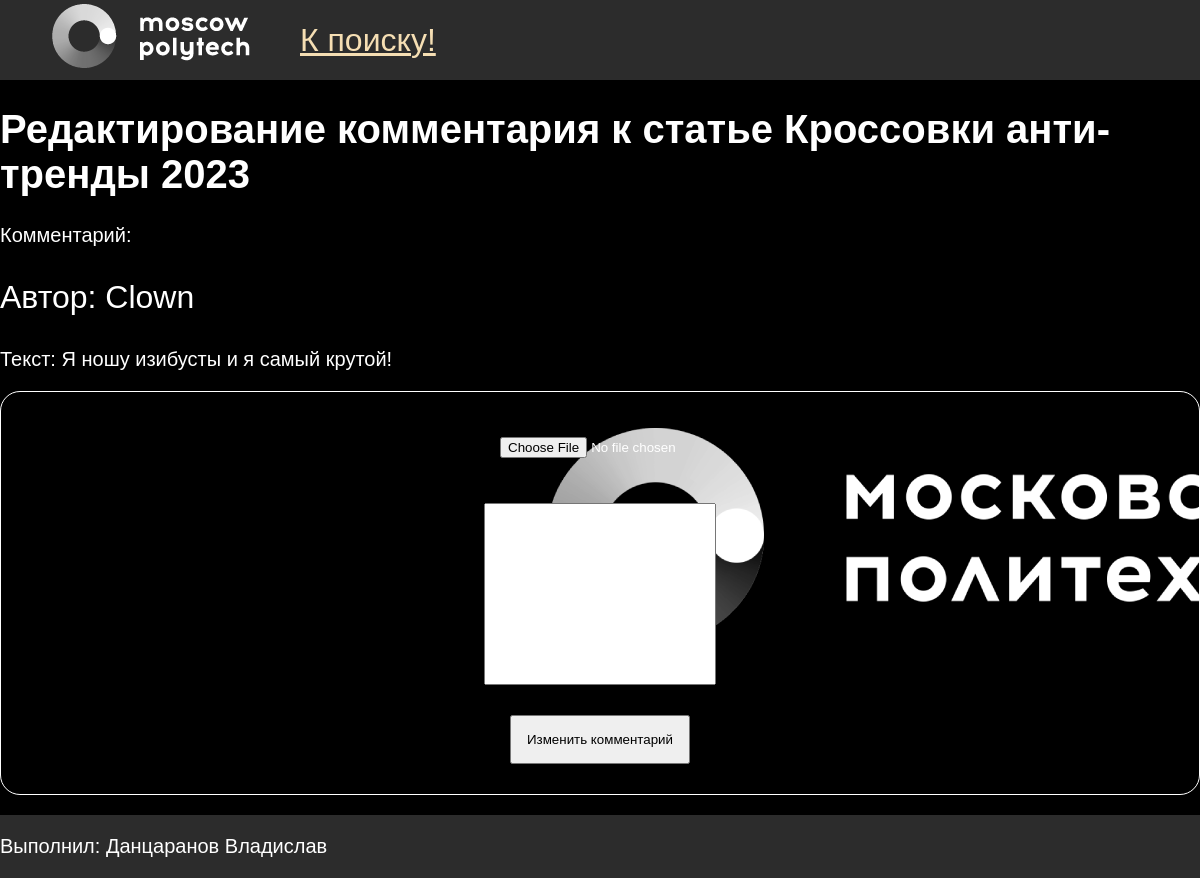
/articles/2/detail_comment/2, run on an earlier commit of the app's database.
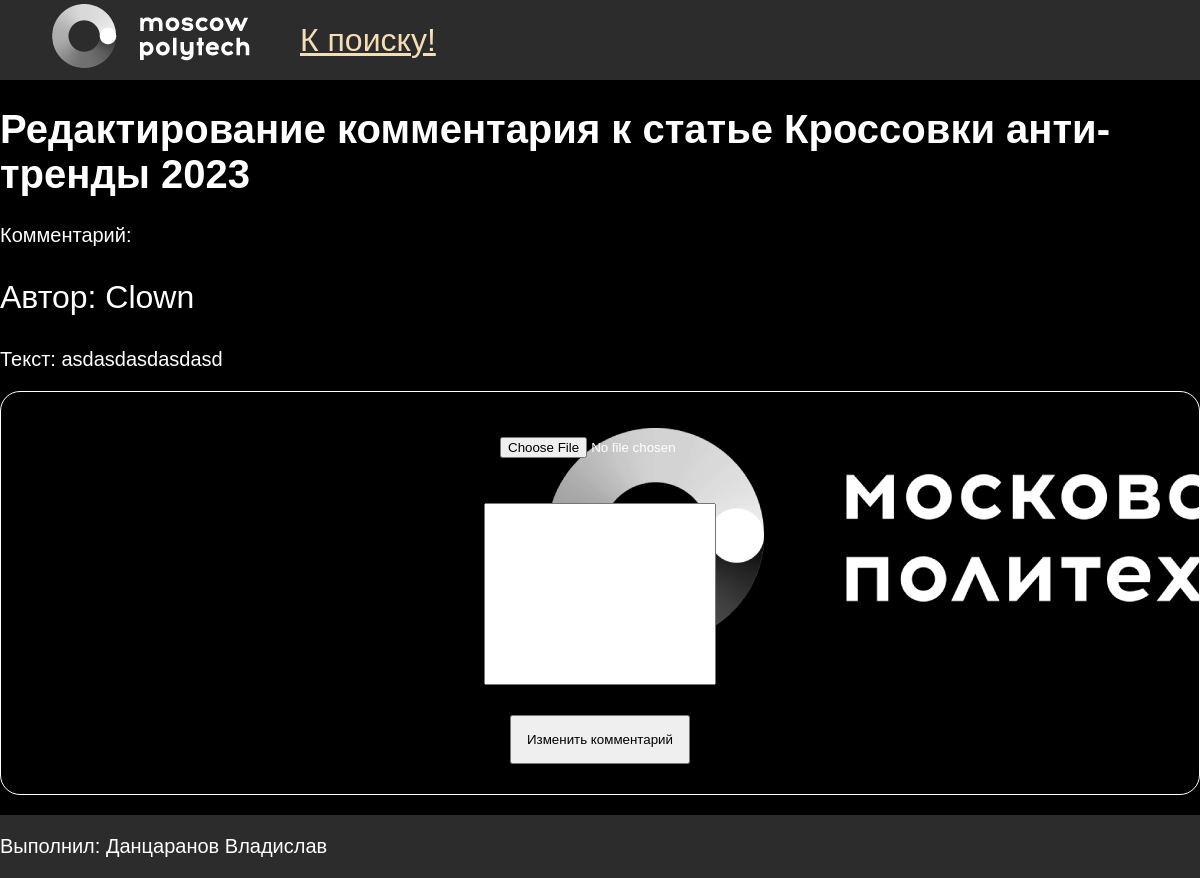
And on a later commit of the database.
### articles/models.py (models this page shows, shortened)
class Comment(models.Model):
    article = models.ForeignKey(Article, on_delete=models.CASCADE)
    author_name = models.CharField('Имя автора', max_length=50)
    comment_text = models.CharField('Текст комментария', max_length=200)
    image = models.ImageField('Изображение', upload_to='comment_images/', blank=True, null=True)
    class Meta:
        verbose_name = 'Комментарий'
        verbose_name_plural = 'Комментарии'

### articles/views.py (the view)
# urls.py: path('<int:article_id>/detail_comment/<int:comment_id>', views.detail_comment, name='detail_comment'),
def detail_comment(request, article_id, comment_id):
    try:
        comment = Comment.objects.get(id=comment_id)
        article = Article.objects.get(id=article_id)
    except:
        raise Http404("comment не найден")
    return render(request, 'articles/detail_comment.html', {'comment': comment, 'article': article})

### articles/templates/articles/detail_comment.html (shortened to what this page needs)
{% extends 'articles/base.html' %}
{% block content %}
<div class="wrapper">
    <h1>Редактирование комментария к статье {{article.article_title}}</h1>
    <p>Комментарий:</p>
    <p style="font-size: 32px ;"> Автор: {{comment.author_name}} </p>
    <p> Текст: {{comment.comment_text}} </p>
    <form action="{% url 'articles:edit_comment' article.id comment.id%}" method="POST" enctype="multipart/form-data">
        <input type="file" name="image" accept="image/*">
        <textarea name="comment" cols="30" rows="10" required placeholder="Ваш комментарий">
         </textarea>
        <button type="submit">Изменить комментарий</button>
    </form>
</div>
{% endblock %}

What changed in the data, as far as the page shows it:
changed Comment "Clown": comment_text "Я ношу изибусты и я самый крутой!" → "asdasdasdasdasd"
